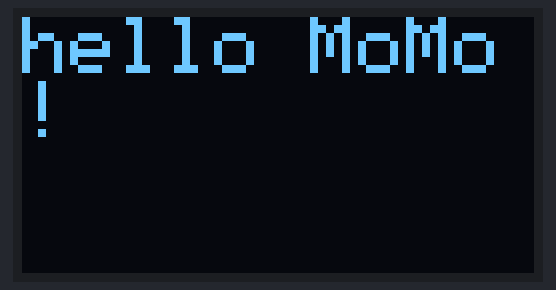
Simulated run of this sketch. Board: ESP32. Parts: 128×64 one-colour display.

Above: at 0.1 s.

The sketch:

esp01_hello.ino
```cpp
/*********
 esp-01 momo
 -must pull up EN pin
*********/
#include <SPI.h>
#include <Wire.h>
#include <Adafruit_SSD1306.h> // OLED Screen


// SCREEN
#define SCREEN_WIDTH 128
#define SCREEN_HEIGHT 64
#define SCREEN_ADDRESS 0x3C
Adafruit_SSD1306 display(SCREEN_WIDTH, SCREEN_HEIGHT, &Wire, 1);


void setup()
{
//  Serial.begin(115200);
//  Serial.println("init !");

  // I2C
  Wire.begin(2,0);

  // SCREEN
  display.begin(SSD1306_SWITCHCAPVCC, SCREEN_ADDRESS);
  display.clearDisplay();
  display.setTextSize(2);
  display.setTextColor(WHITE);
  display.setCursor(0, 0);
  display.println("hello MoMo");
  display.display();
}

void loop()
{
  display.clearDisplay();
  display.setTextSize(2);
  display.setTextColor(WHITE);
  display.setCursor(0, 0);
  display.println("hello MoMo!");
  display.display();

//  Serial.println("run !");

  // blink led
//  digitalWrite(LED_BUILTIN, HIGH);
//  digitalWrite(LED, HIGH);
//  delay(1000);
//  digitalWrite(LED_BUILTIN, LOW);
//  digitalWrite(LED, HIGH);
  delay(1000);
}
```
